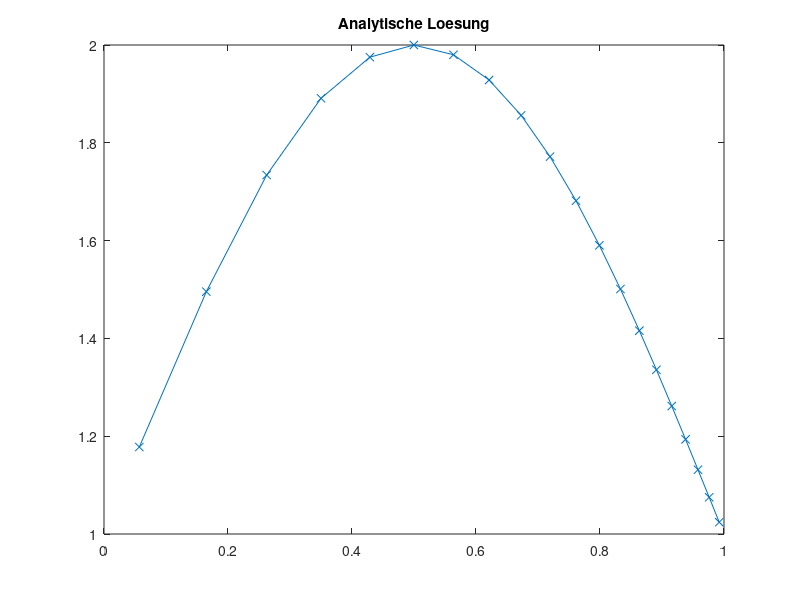
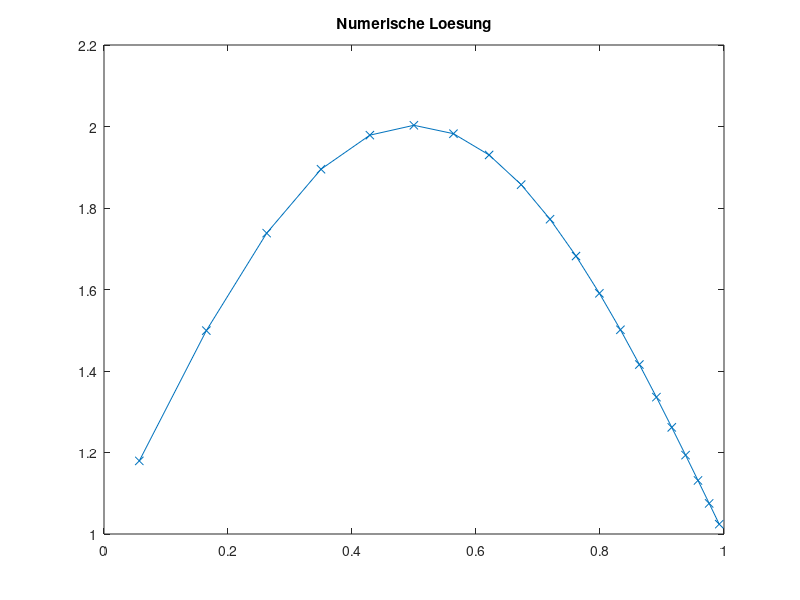
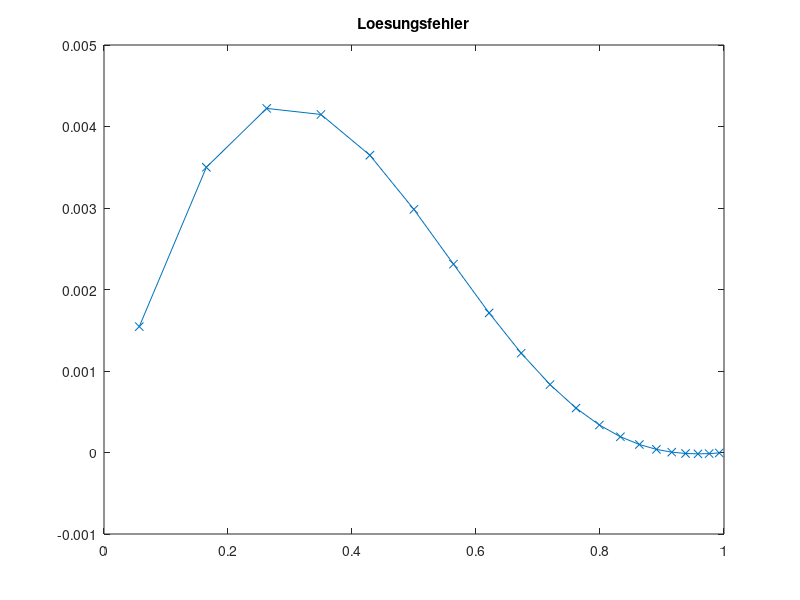
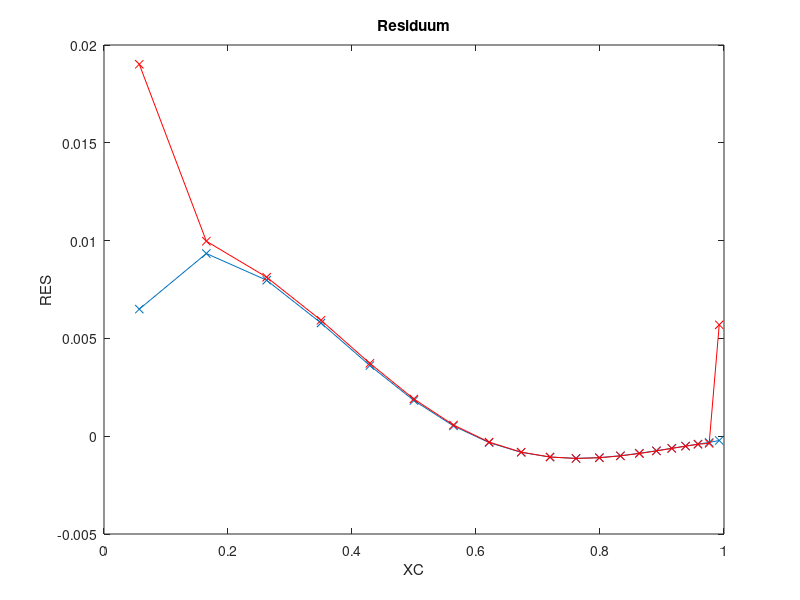

Recreate these plots in MATLAB, in order.
clc
clear all
close all

SOL=@(x) sin(pi*x)+1;
MSOL=@(x) pi*cos(pi*x)-pi^2*sin(pi*x);

%SOL=@(x) cos(pi*x)-1;
%MSOL=@(x) -pi*sin(pi*x)-pi^2*cos(pi*x);

DIF=1.0;
KONV=1.0;
ALPHA=0.9;
XMIN=0.0;
XMAX=1.0;

N=20; % KV's

X = zeros(1,N+1);
for I=1:N+1
  X(I) = XMIN + (ALPHA^(I-1)-1)/(ALPHA^N-1)*(XMAX-XMIN);
end

% N halbieren
%for j=1:1
%idx =1;
%X2=0;
%for i=1:N+1
  %if mod(i, 2)==1
    %X2(idx)=X(i);
    %idx=idx+1;
  %end
%end
%X=X2;
%N=length(X)-1;
%end


XC = (X(1:N)+X(2:N+1))/2;
XCR = [XMIN, XC, XMAX];

%%% ANALYTISCHE LÖSUNG
TA = zeros(1, N);
for I=1:N
  TA(I)=SOL(XC(I));
end

figure(1)
plot(XC, TA, 'x-');
title('Analytische Loesung')

%%% FVM Lösung

% Randbedingungen
RBE = SOL(XMAX);
RBW = SOL(XMIN);

% Koeffizienten speichern
AP = zeros(1, N);
AE = zeros(1, N);
AW = zeros(1, N);

for I=1:N
  DX = X(I+1)-X(I);

  DXE = XCR(I+2)-XCR(I+1);
  DXW = XCR(I+1)-XCR(I);

  AE(I) = DIF/DXE;
  AW(I) = DIF/DXW;

  AP(I) = -AE(I)-AW(I);

  DCDSE = (X(I+1)-XCR(I+1))/DXE;
  DCDSW = (XCR(I+1)-X(I))/DXW;

  AEK(I) = KONV * DCDSE;
  AWK(I) = -KONV * DCDSW;

  APK(I) = KONV * ((1-DCDSE)-(1-DCDSW));
  AK(I) = KONV;
end

% Gesamtgleichungssystem aufstellen
A = zeros(N);
b = zeros(N,1);

for I=1:N
  b(I) = MSOL(XC(I))*(X(I+1)-X(I));

  % Hauptdiagonale
  A(I,I) = AP(I) + APK(I);

  % Westliche Nebendiagonale
  if mod(I,N)==1
    b(I) = b(I) - AW(I)*RBW + AK(I)*RBW;
  else
    A(I, I-1) = AW(I) + AWK(I);
  end

  % Östliche Nebendiagonale
  if mod(I,N)==0
    b(I) = b(I) - AE(I)*RBE - AK(I)*RBE;
  else
    A(I, I+1) = AE(I) + AEK(I);
  end
end

T=A\b;

figure(2)
plot(XC, T, 'x-');
title('Numerische Loesung')

%%% Lösungsfehler berechnen
SERR=0.0;
ERR=zeros(1, N);
for I=1:N
    ERR(I)=T(I)-TA(I);
    SERR=SERR+ERR(I)^2;
end
SERR=sqrt(SERR/(N));

figure(3)
plot(XC, ERR, 'x-');
title('Loesungsfehler')

fprintf('Summierter Fehler %16.10e N=%g\n', SERR, N);


%%% ORDNUNG  BESTIMMEN
ERR5=1.2662511400e-01;
ERR10=1.9068695077e-02;
ERR20=4.0741696509e-03;
ERR40=9.9564249986e-04;
op=log((ERR5)/(ERR10))/log(2);
fprintf('Ordnung des Verfahrens %16.10e \n',op  );
op=log((ERR10)/(ERR20))/log(2);
fprintf('Ordnung des Verfahrens %16.10e \n',op  );
op=log((ERR20)/(ERR40))/log(2);
fprintf('Ordnung des Verfahrens %16.10e \n',op  );


%%% RESIDUUM BERECHNEN
t=zeros(N, 1);
for I=1:N
    t(I)=SOL(XC(I));
end

RES=A*t-b;

figure(4)
plot(XC,RES,'x-');

xlabel('XC')
ylabel('RES')
title('Residuum')

%%% Truncation Error berechnen

% b ohne Randwerte
TERR=zeros(N, 1);
for I=1:N
  b(I) = MSOL(XC(I));
end
% Source term
TERRS=zeros(N,1);
for I=1:N
  % benötigte Werte zwischenspeichern
  XP=XCR(I+1);
  Xe=X(I+1);
  Xw=X(I);

  DX = Xe-Xw;
  fP=b(I);

  % west
  if I==1
    fE=b(I+1);
    XE=XCR(I+2);

    TERRS(I) = 1/(6*DX)*((fE-fP)/(XE-XP)-(fP-RBW)/(XP-Xw))*((Xe-XP)^3-(Xw-XP)^3);
  % east
  elseif I==N
    fW=b(I-1);
    XW=XCR(I);

    TERRS(I) = 1/(6*DX)*((RBE-fP)/(Xe-XP)-(fP-fW)/(XP-XW))*((Xe-XP)^3-(Xw-XP)^3);
  % central
  else
    fE=b(I+1);
    XE=XCR(I+2);
    fW=b(I-1);
    XW=XCR(I);

    TERRS(I) = 1/(6*DX)*((fE-fP)/(XE-XP)-(fP-fW)/(XP-XW))*((Xe-XP)^3-(Xw-XP)^3);
  end
end

% Diffusion Term east
TERRDE=zeros(N,1);
TERRDW=zeros(N,1);
TERRKE=zeros(N,1);
TERRKW=zeros(N,1);
for I=1:N
  % benötigte Werte zwischenspeichern
  XP=XCR(I+1);
  TP=T(I);
  fP=b(I);

  Xe=X(I+1);
  Xw=X(I);

  DX = Xe-Xw;

  % west
  if I==1
    XE=XCR(I+2);
    TE=T(I+1);
    fE=b(I+1);
    Xee=X(I+2);

		XEE=XCR(I+3);
    TEE=T(I+2);

    De = (Xe-XP)/(XE-XP);
    Te = De * TE + (1-De) * TP;

    TERRDE(I) = 1/(2*(XE-XP))*((TEE-TP)/(XEE-XP)-(TE-RBW)/(XE-Xw))...
      * (((XP-Xe)^2-(XE-Xe)^2)/(XE-XP))...
      + (1/(Xee-Xe)*((TEE-TE)/(XEE-XE)-(TE-TP)/(XE-XP)) - 1/(Xe-Xw)*((TE-TP)/(XE-XP)-(TP-RBW)/(XP-Xw)))...
      * 1/(6*(XE-XP))*(((XP-Xe)^3-(XE-Xe)^3)/(XE-XP));

    TERRDW(I) = -1/2*((Te-RBW)/(Xe-Xw) - (TP-RBW)/(XP-Xw));

    TERRKE(I) = 1/(2*(Xe-Xw))*((TE-TP)/(XE-XP) - (TP-RBW)/(XP-Xw))*(Xe-XE)*(Xe-XP)...
      + 1/6*(Xe-XP)/DX*((Xe-XP)^2-(XE-XP)^2)...
      * (1/(XE-XP)*((TEE-TP)/(XEE-XP)-(TE-RBW)/(XE-Xw)) - 1/(XP-Xw)*((TE-RBW)/(XE-Xw) - (TP-RBW)/(XP-Xw)));

    TERRKW(I) = 0;

  % west +1
  elseif I==2
    XE=XCR(I+2);
    TE=T(I+1);
    fE=b(I+1);
    Xee=X(I+2);

		XEE=XCR(I+3);
    TEE=T(I+2);

    XW=XCR(I);
    TW=T(I-1);
    fW=b(I-1);
    Xww=X(I-1);

    TERRDE(I) = 1/(2*(XE-XP))*((TEE-TP)/(XEE-XP)-(TE-TW)/(XE-XW))...
      * (((XP-Xe)^2-(XE-Xe)^2)/(XE-XP))...
      + (1/(Xee-Xe)*((TEE-TE)/(XEE-XE)-(TE-TP)/(XE-XP)) - 1/(Xe-Xw)*((TE-TP)/(XE-XP)-(TP-TW)/(XP-XW)))...
      * 1/(6*(XE-XP))*(((XP-Xe)^3-(XE-Xe)^3)/(XE-XP));

    TERRDW(I) = 1/(2*(XP-XW))*((TE-TW)/(XE-XW)-(TP-RBW)/(XP-Xww))...
      * (((XW-Xw)^2-(XP-Xw)^2)/(XP-XW))...
      + (1/(Xe-Xw)*((TE-TP)/(XE-XP)-(TP-TW)/(XP-XW)) - 1/(Xw-Xww)*((TP-TW)/(XP-XW)-(TW-RBW)/(XW-Xww)))...
      * 1/(6*(XP-XW))*(((XW-Xw)^3-(XP-Xw)^3)/(XP-XW));

    TERRKE(I) = 1/(2*(Xe-Xw))*((TE-TP)/(XE-XP) - (TP-TW)/(XP-XW))*(Xe-XE)*(Xe-XP)...
      + 1/6*(Xe-XP)/DX*((Xe-XP)^2-(XE-XP)^2)...
      * (1/(XE-XP)*((TEE-TP)/(XEE-XP)-(TE-TW)/(XE-XW)) - 1/(XP-XW)*((TE-TW)/(XE-XW) - (TP-RBW)/(XP-Xww)));

    TERRKW(I) = 1/(2*(Xe-Xw))*((TE-TP)/(XE-XP) - (TP-TW)/(XP-XW))*(Xw-XW)*(Xw-XP)...
      + 1/6*(Xw-XP)/DX*((Xw-XP)^2-(XW-XP)^2)...
      * (1/(XE-XP)*((TEE-TP)/(XEE-XP)-(TE-TW)/(XE-XW)) - 1/(XP-XW)*((TE-TW)/(XE-XW) - (TP-RBW)/(XP-Xww)));

  % east -1
  elseif I==N-1
    XE=XCR(I+2);
    TE=T(I+1);
    fE=b(I+1);
    Xee=X(I+2);

    XW=XCR(I);
    TW=T(I-1);
    fW=b(I-1);
    Xww=X(I-1);

		XWW=XCR(I-1);
		TWW=T(I-2);

    TERRDE(I) = 1/(2*(XE-XP))*((TEE-TP)/(XEE-XP)-(TE-TW)/(XE-XW))...
      * (((XP-Xe)^2-(XE-Xe)^2)/(XE-XP))...
      + (1/(Xee-Xe)*((RBE-TE)/(Xee-XE)-(TE-TP)/(XE-XP)) - 1/(Xe-Xw)*((TE-TP)/(XE-XP)-(TP-TW)/(XP-XW)))...
      * 1/(6*(XE-XP))*(((XP-Xe)^3-(XE-Xe)^3)/(XE-XP));

    TERRDW(I) = 1/(2*(XP-XW))*((TE-TW)/(XE-XW)-(TP-TWW)/(XP-XWW))...
      * (((XW-Xw)^2-(XP-Xw)^2)/(XP-XW))...
      + (1/(Xe-Xw)*((TE-TP)/(XE-XP)-(TP-TW)/(XP-XW)) - 1/(Xw-Xww)*((TP-TW)/(XP-XW)-(TW-TWW)/(XW-XWW)))...
      * 1/(6*(XP-XW))*(((XW-Xw)^3-(XP-Xw)^3)/(XP-XW));

    TERRKE(I) = 1/(2*(Xe-Xw))*((TE-TP)/(XE-XP) - (TP-TW)/(XP-XW))*(Xe-XE)*(Xe-XP)...
      + 1/6*(Xe-XP)/DX*((Xe-XP)^2-(XE-XP)^2)...
      * (1/(XE-XP)*((RBE-TP)/(Xee-XP)-(TE-TW)/(XE-XW)) - 1/(XP-XW)*((TE-TW)/(XE-XW) - (TP-TWW)/(XP-XWW)));

    TERRKW(I) = 1/(2*(Xe-Xw))*((TE-TP)/(XE-XP) - (TP-TW)/(XP-XW))*(Xw-XW)*(Xw-XP)...
      + 1/6*(Xw-XP)/DX*((Xw-XP)^2-(XW-XP)^2)...
      * (1/(XE-XP)*((RBE-TP)/(Xee-XP)-(TE-TW)/(XE-XW)) - 1/(XP-XW)*((TE-TW)/(XE-XW) - (TP-TWW)/(XP-XWW)));

  % east
  elseif I==N
    XW=XCR(I);
    TW=T(I-1);
    fW=b(I-1);
    Xww=X(I-1);

		XWW=XCR(I-1);
		TWW=T(I-2);

    Dw = (XP-Xw)/(XP-XW);
    Tw = Dw * TW + (1-Dw)*TP;

    TERRDE(I) = 1/2*((RBE-TP)/(Xe-XP) - (RBE-Tw)/(Xe-Xw));

    TERRDW(I) = 1/(2*(XP-XW))*((RBE-TW)/(Xe-XW)-(TP-TWW)/(XP-XWW))...
      * (((XW-Xw)^2-(XP-Xw)^2)/(XP-XW))...
      + (1/(Xe-Xw)*((RBE-TP)/(Xe-XP)-(TP-TW)/(XP-XW)) - 1/(Xw-Xww)*((TP-TW)/(XP-XW)-(TW-TWW)/(XW-XWW)))...
      * 1/(6*(XP-XW))*(((XW-Xw)^3-(XP-Xw)^3)/(XP-XW));

    TERRKE(I) = 0;

    TERRKW(I) = 1/(2*(Xe-Xw))*((RBE-TP)/(Xe-XP) - (TP-TW)/(XP-XW))*(Xw-XW)*(Xw-XP)...
      + 1/6*(Xw-XP)/DX*((Xw-XP)^2-(XW-XP)^2)...
      * (1/(Xe-XP)*((RBE-TP)/(Xe-XP)-(RBE-TW)/(Xe-XW)) - 1/(XP-XW)*((RBE-TW)/(Xe-XW) - (TP-TWW)/(XP-XWW)));

  else
    XW=XCR(I);
    TW=T(I-1);
    fW=b(I-1);
    Xww=X(I-1);

    XE=XCR(I+2);
    TE=T(I+1);
    fE=b(I+1);
    Xee=X(I+2);

		XWW=XCR(I-1);
		TWW=T(I-2);

		XEE=XCR(I+3);
    TEE=T(I+2);

    TERRDE(I) = 1/(2*(XE-XP))*((TEE-TP)/(XEE-XP)-(TE-TW)/(XE-XW))...
      * (((XP-Xe)^2-(XE-Xe)^2)/(XE-XP))...
      + (1/(Xee-Xe)*((TEE-TE)/(XEE-XE)-(TE-TP)/(XE-XP)) - 1/(Xe-Xw)*((TE-TP)/(XE-XP)-(TP-TW)/(XP-XW)))...
      * 1/(6*(XE-XP))*(((XP-Xe)^3-(XE-Xe)^3)/(XE-XP));

    TERRDW(I) = 1/(2*(XP-XW))*((TE-TW)/(XE-XW)-(TP-TWW)/(XP-XWW))...
      * (((XW-Xw)^2-(XP-Xw)^2)/(XP-XW))...
      + (1/(Xe-Xw)*((TE-TP)/(XE-XP)-(TP-TW)/(XP-XW)) - 1/(Xw-Xww)*((TP-TW)/(XP-XW)-(TW-TWW)/(XW-XWW)))...
      * 1/(6*(XP-XW))*(((XW-Xw)^3-(XP-Xw)^3)/(XP-XW));

    TERRKE(I) = 1/(2*(Xe-Xw))*((TE-TP)/(XE-XP) - (TP-TW)/(XP-XW))*(Xe-XE)*(Xe-XP)...
      + 1/6*(Xe-XP)/DX*((Xe-XP)^2-(XE-XP)^2)...
      * (1/(XE-XP)*((TEE-TP)/(XEE-XP)-(TE-TW)/(XE-XW)) - 1/(XP-XW)*((TE-TW)/(XE-XW) - (TP-TWW)/(XP-XWW)));

    TERRKW(I) = 1/(2*(Xe-Xw))*((TE-TP)/(XE-XP) - (TP-TW)/(XP-XW))*(Xw-XW)*(Xw-XP)...
      + 1/6*(Xw-XP)/DX*((Xw-XP)^2-(XW-XP)^2)...
      * (1/(XE-XP)*((TEE-TP)/(XEE-XP)-(TE-TW)/(XE-XW)) - 1/(XP-XW)*((TE-TW)/(XE-XW) - (TP-TWW)/(XP-XWW)));
  end
end

for I=1:N
  TERR(I) = TERRS(I)-TERRDE(I)+TERRDW(I)-TERRKE(I)+TERRKW(I);
end

hold on;
plot(XC, TERR, 'rx-');

RESTE = RES-TERR;

figure(5)
plot(XC(3:N-2), RESTE(3:N-2), 'x-')
xlabel('XC')
ylabel('RES-TE')
